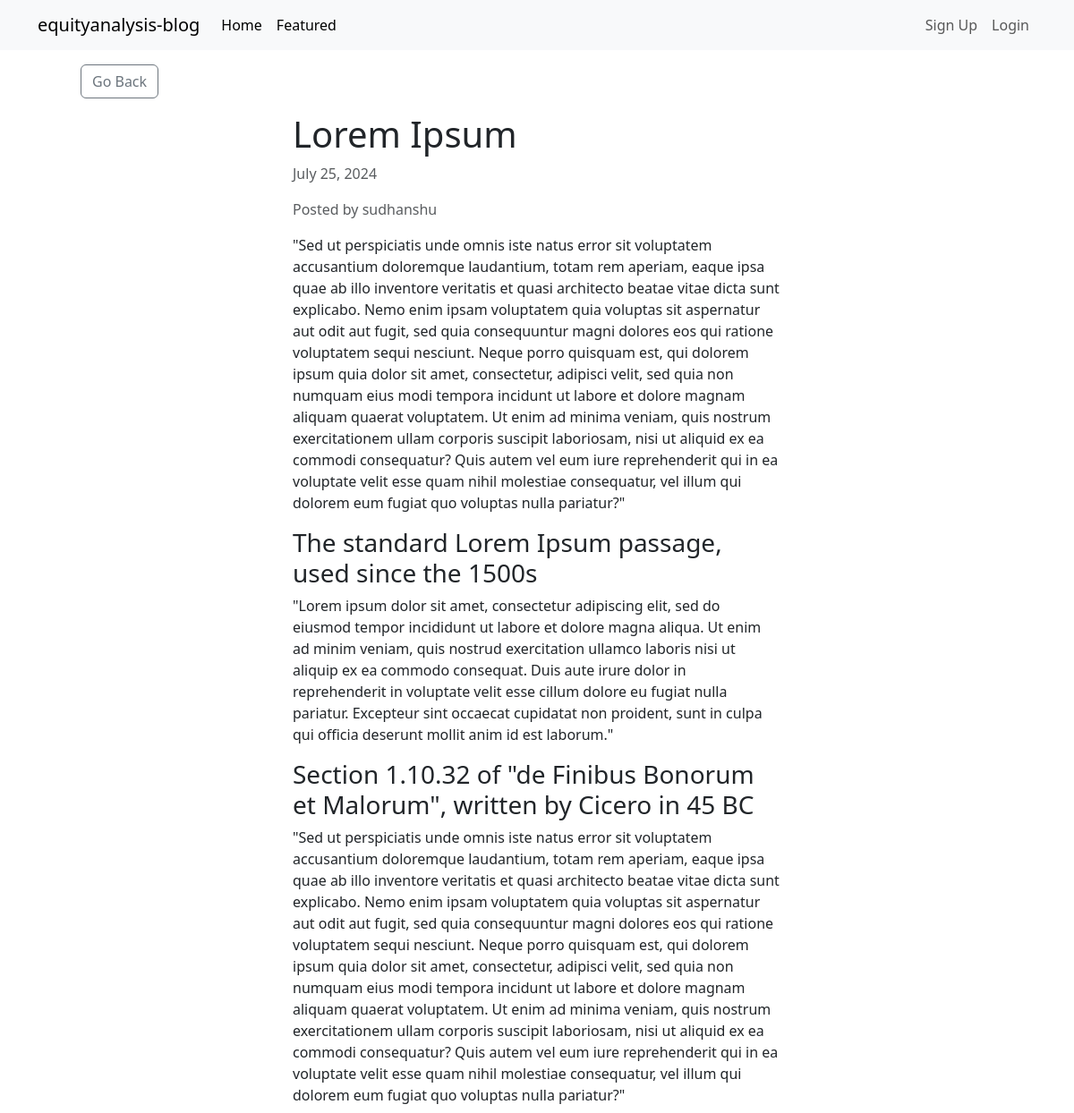
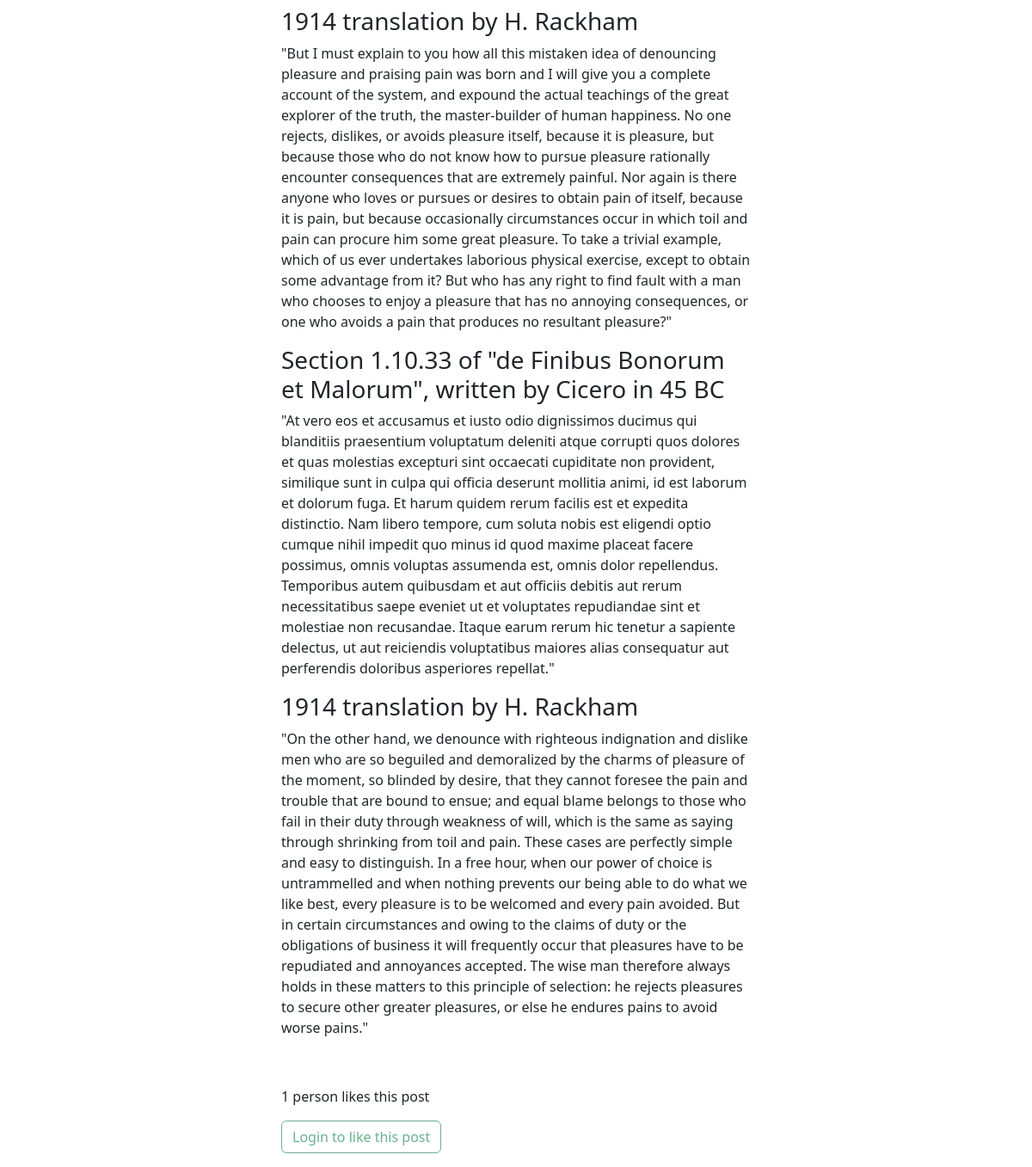
The page /1 on the database its author committed (2 pictures, top to bottom).
### blog/models.py (models this page shows)
class Article(models.Model):
    title = models.CharField(max_length=255)
    content = HTMLField()
    date = models.DateField(auto_now_add = True)
    author = models.ForeignKey(User, on_delete=models.DO_NOTHING)
    featured = models.BooleanField(default=False)
    likes = models.ManyToManyField(User, related_name='likes', blank=True)

### blog/views.py (the view)
# urls.py: path('<int:pk>', DetailArticleView.as_view(), name='detail_article'),
class DetailArticleView(DetailView):
    model = Article
    template_name = 'blog/blog_post.html'
    def get_context_data(self, *args, **kwargs):
        context = super(DetailArticleView, self).get_context_data(*args, **kwargs)
        context['liked_by_user'] = False
        article = Article.objects.get(id=self.kwargs.get('pk'))
        if article.likes.filter(pk=self.request.user.id).exists():
            context['liked_by_user'] = True
        return context

### blog/templates/blog/blog_post.html (shortened to what this page needs)
{% extends 'blog/base.html' %}
{% block content %}
<div class="row">
	<div class="col-md-4 col-12 mx-md-5 mx-2 mt-md-3 my-3">
		<a class="btn btn-outline-secondary" href="{% url 'index' %}">Go Back</a>
	</div>
</div>
<div class="row">
	<div class="col-md-6 col-11 mx-md-auto mb-3 pb-2 mx-3">
		<h1>{{ object.title }}</h1>
		<p class="text-muted">{{ object.date }}</p>
		<p class="text-muted">Posted by {{ object.author.username }}</p>
		<div class="text-justify">
			{{ object.content|safe }}
		</div>
	</div>
</div>
<div class="row my-3">
	<div class="col-md-6 col-12 mx-md-auto mx-3">
		{% if object.likes.count == 1 %}
			<p>{{ object.likes.count }} person likes this post</p>
		{% else %}
			<p>{{ object.likes.count }} people like this post</p>
		{% endif %}
		{% if request.user.is_authenticated %}
			{% if liked_by_user %}
				<form method="POST" action="{% url 'like_article' object.id %}">
					{% csrf_token %}
					<button class="btn btn-outline-secondary"><ion-icon name="thumbs-down"></ion-icon> Unlike this post</button>
				</form>
			{% else %}
				<form method="POST" action="{% url 'like_article' object.id %}">
					{% csrf_token %}
					<button class="btn btn-outline-success"><ion-icon name="thumbs-up"></ion-icon> Like this post</button>
				</form>
			{% endif %}
		{% else %}
			<button class="btn btn-outline-success" disabled>Login to like this post</button>
		{% endif %}
	</div>
</div>
{% endblock content %}

### rows shown on the page
Article: title "Lorem Ipsum", date "July 25, 2024", author.username "sudhanshu", content "\"Sed ut perspiciatis unde omnis iste natus error sit voluptatem accusantium doloremque laudantium, totam rem aperiam, eaque ipsa quae ab illo inventore veritatis et quasi architecto beatae vitae dicta sunt explicabo. Nemo enim ipsam voluptatem quia voluptas sit aspernatur aut odit aut fugit, sed quia consequuntur magni dolores eos qui ratione voluptatem sequi nesciunt. Neque porro quisquam est, qui dolorem ipsum quia dolor sit amet, consectetur, adipisci velit, sed quia non numquam eius modi tempora incidunt ut labore et dolore magnam aliquam quaerat voluptatem. Ut enim ad minima veniam, quis nostrum exercitationem ullam corporis suscipit laboriosam, nisi ut aliquid ex ea commodi…", likes.count "1"
